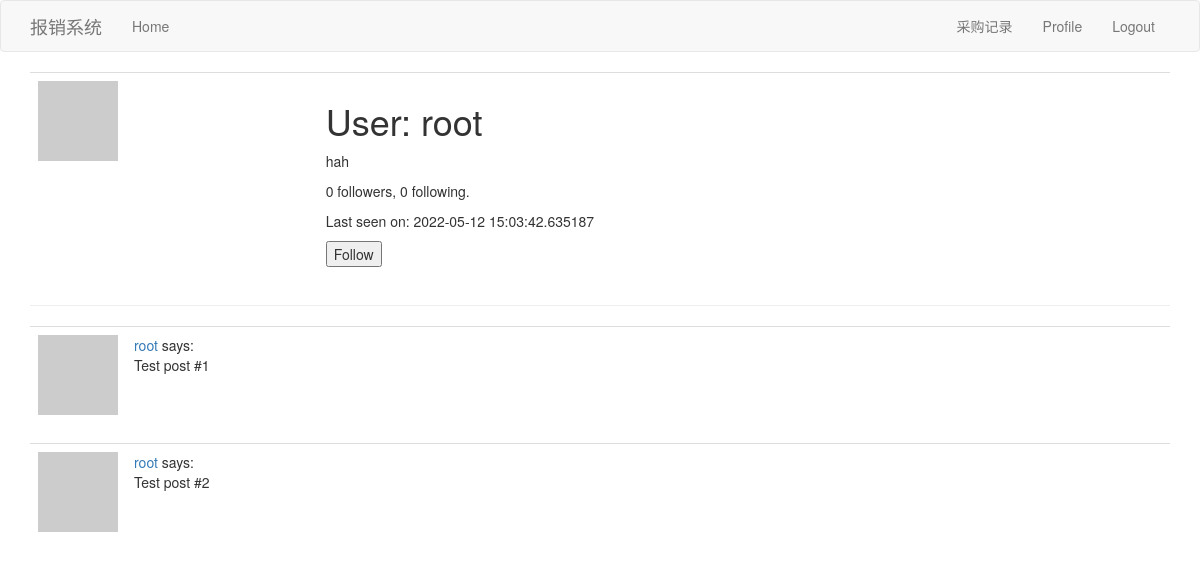
Screenshot of /home/user/root (signed in) with the database file from the repository.
### app/models.py (models this page shows, shortened)
class User(UserMixin,db.Model):
    id = db.Column(db.Integer, primary_key=True)
    username = db.Column(db.String(64), index=True, unique=True)
    email = db.Column(db.String(120), index=True, unique=True)
    password_hash = db.Column(db.String(128))
    about_me = db.Column(db.String(140))
    last_seen = db.Column(db.DateTime, default=datetime.utcnow)
    followed = db.relationship(
        'User', secondary=followers,
        primaryjoin=(followers.c.follower_id == id),
        secondaryjoin=(followers.c.followed_id == id),
        backref=db.backref('followers', lazy='dynamic'), lazy='dynamic')
    posts = db.relationship('Post', backref='author', lazy='dynamic')
    def avatar(self, size):
        digest = md5(self.email.lower().encode('utf-8')).hexdigest()
        return 'https://www.gravatar.com/avatar/{}?d=identicon&s={}'.format(
            digest, size)
    def is_following(self, user):
        return self.followed.filter(
            followers.c.followed_id == user.id).count() > 0

### app/home/routes.py (the view)
@bp.route('/user/<username>')
@login_required
def user(username):
    user = User.query.filter_by(username=username).first_or_404()
    posts = [
        {'author': user, 'body': 'Test post #1'},
        {'author': user, 'body': 'Test post #2'}
    ]
    form = EmptyForm()
    return render_template('/home/user.html', user=user, posts=posts, form=form)

### app/home/forms.py
class EmptyForm(FlaskForm):
    submit = SubmitField('Submit')

### app/home/routes.py (called while the page is built)
@bp.before_request
def before_request():
    if current_user.is_authenticated:
        current_user.last_seen = datetime.utcnow()
        db.session.commit()

### app/models.py (called while the page is built)
@login.user_loader
def load_user(id):
    return User.query.get(int(id))

### app/templates/home/user.html (shortened to what this page needs)
{% extends "base.html" %}
{% block app_content  %}
    <table class="table table-hover">
        <tr valign="top">
            <td><img src="{{ user.avatar(128) }}"></td>
            <td>
                <h1>User: {{ user.username }}</h1>
                {% if user.about_me %}<p>{{ user.about_me }}</p>{% endif %}
                <p>{{ user.followers.count() }} followers, {{ user.followed.count() }} following.</p>
                {% if user.last_seen %}<p>Last seen on: {{ user.last_seen }}</p>{% endif %}
                {% if user == current_user %}
                <p><a href="{{ url_for('home.edit_profile') }}">Edit your profile</a></p>
                {% elif not current_user.is_following(user) %}
                <p>
                    <form action="{{ url_for('follow', username=user.username) }}" method="post">
                        {{ form.submit(value='Follow') }}
                    </form>
                </p>
                {% endif %}
            </td>
        </tr>
    </table>
    <hr>
    {% for post in posts %}
        {% include '_post.html' %}
    {% endfor %}
{% endblock %}

### app/templates/_post.html
<table class="table table-hover">
        <tr>
            <td width="70px">
                <a href="{{ url_for('home.user', username=post.author.username) }}">
                    <img src="{{ post.author.avatar(70) }}" />
                </a>
            </td>
            <td>
                <a href="{{ url_for('home.user', username=post.author.username) }}">
                    {{ post.author.username }}
                </a>
                says:
                <br>
                {{ post.body }}
            </td>
    </tr>
</table>

### rows the page displays
User: username "root", about_me "hah", last_seen "2022-05-12 15:03:42.635187", author.username "root" "root"

### other values shown
{{ user.followers.count() }} "0"
{{ user.followed.count() }} "0"
{{ post.body }} "Test post #1" "Test post #2"
